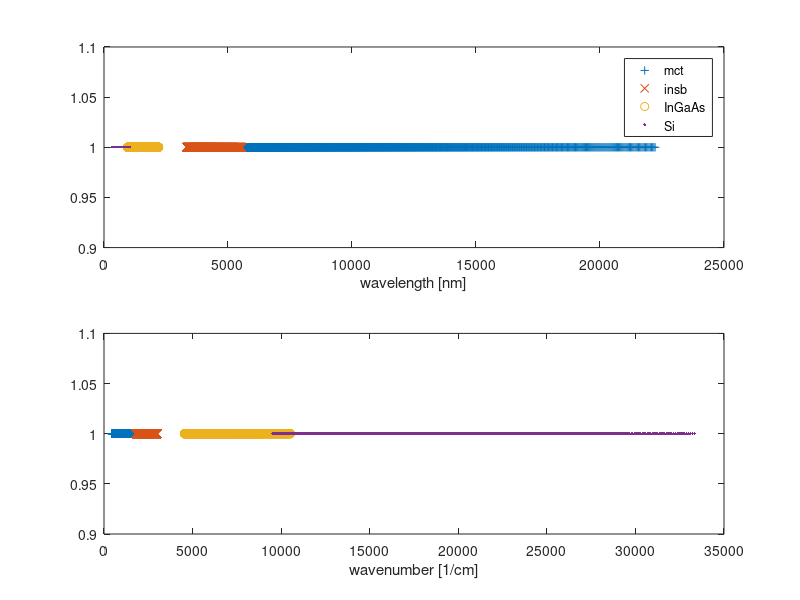

Recreate this plot in MATLAB.
clear
mct.wn = [450:2000];
insb.wn = [1800:3000];
Si.nm = [300:1050];
InGaAs.nm = [950:2200];


mct.nm = (1000*10000)./mct.wn;
insb.nm = (1000*10000)./insb.wn;
Si.wn = (1000*10000)./Si.nm;
InGaAs.wn = (1000*10000)./InGaAs.nm;

mct.x = ones(size(mct.nm));
insb.x = ones(size(insb.nm));
Si.x = ones(size(Si.nm));
InGaAs.x = ones(size(InGaAs.nm));

figure; 
subplot(2,1,1);
plot(mct.nm, mct.x,'+',insb.nm,insb.x,'x',InGaAs.nm,InGaAs.x,'o',Si.nm,Si.x,'.');
legend('mct','insb','InGaAs','Si');
xlabel('wavelength [nm]');
subplot(2,1,2);
plot(mct.wn, mct.x,'+',insb.wn,insb.x,'x',InGaAs.wn,InGaAs.x,'o',Si.wn,Si.x,'.');
xlabel('wavenumber [1/cm]')
%%